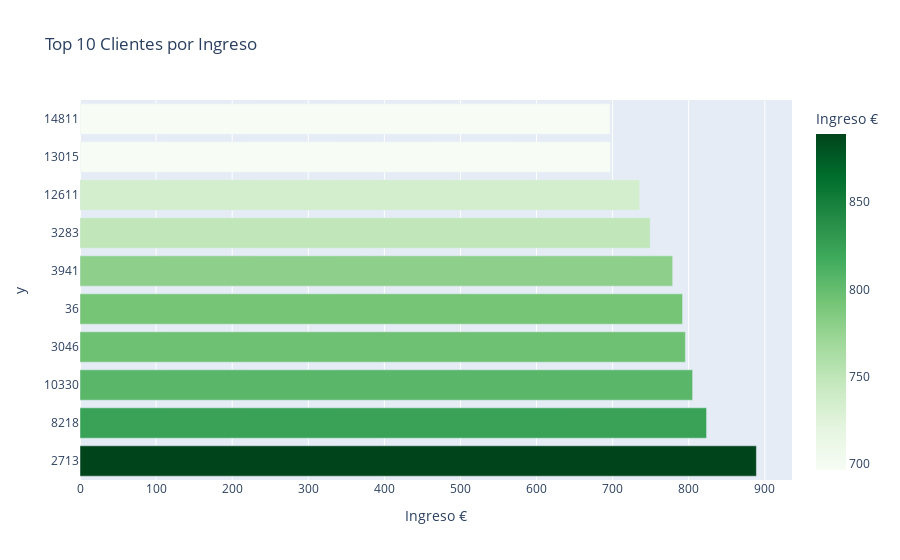

Notebook source saved alongside this figure:
### Markdown cell above
ASIGNAR UNA CATEGORÍA EN FUNCIÓN DE LOS INGRESOS DE CLIENTE (COLUMNA NUEVA:  GASTO ALTO, GASTO MEDIO, GASTO BAJO...) Y VER QUÉ TIPO DE CLIENTES PREDOMINAN EN LOS HOTELES DE LA COMPETENCIA Y LOS NUESTROS

### Code cell
gasto_por_cliente = df_final.groupby("id_cliente")["ingreso_reserva"].sum().reset_index()

top_10_clientes = gasto_por_cliente.sort_values(by="ingreso_reserva", ascending=False).head(10)

fig = px.bar(
    top_10_clientes, 
    x="ingreso_reserva", 
    y=top_10_clientes["id_cliente"].astype(str),  # Convertir ID a string para evitar errores en el eje Y
    orientation="h",  
    title="Top 10 Clientes por Ingreso",
    labels={"ingreso_reserva": "Ingreso €", "id_cliente": "ID Cliente"},
    color="ingreso_reserva",  # Dar color en función del ingreso
    color_continuous_scale="Greens"  # Escala de colores
)

fig.show()

### Figure 1 — Plotly figure (JSON) as saved in the notebook; plotly's stock layout.template omitted (floating-point values rounded to 4 significant figures)
{"data": [{"hovertemplate": "Ingreso €=%{marker.color}<br>y=%{y}<extra></extra>", "legendgroup": "", "marker": {"color": [888.9, 823.4, 805.1, 795.6, 791.9, 778.9, 749.4, 735.6, 697.0, 696.6], "coloraxis": "coloraxis", "pattern": {"shape": ""}}, "name": "", "orientation": "h", "showlegend": false, "textposition": "auto", "type": "bar", "x": [888.9, 823.4, 805.1, 795.6, 791.9, 778.9, 749.4, 735.6, 697.0, 696.6], "xaxis": "x", "y": ["2713", "8218", "10330", "3046", "36", "3941", "3283", "12611", "13015", "14811"], "yaxis": "y"}], "layout": {"barmode": "relative", "coloraxis": {"colorbar": {"title": {"text": "Ingreso €"}}, "colorscale": [[0, "rgb(247,252,245)"], [0.125, "rgb(229,245,224)"], [0.25, "rgb(199,233,192)"], [0.375, "rgb(161,217,155)"], [0.5, "rgb(116,196,118)"], [0.625, "rgb(65,171,93)"], [0.75, "rgb(35,139,69)"], [0.875, "rgb(0,109,44)"], [1, "rgb(0,68,27)"]]}, "legend": {"tracegroupgap": 0}, "title": {"text": "Top 10 Clientes por Ingreso"}, "xaxis": {"anchor": "y", "domain": [0, 1], "title": {"text": "Ingreso €"}}, "yaxis": {"anchor": "x", "domain": [0, 1], "title": {"text": "y"}}}}
